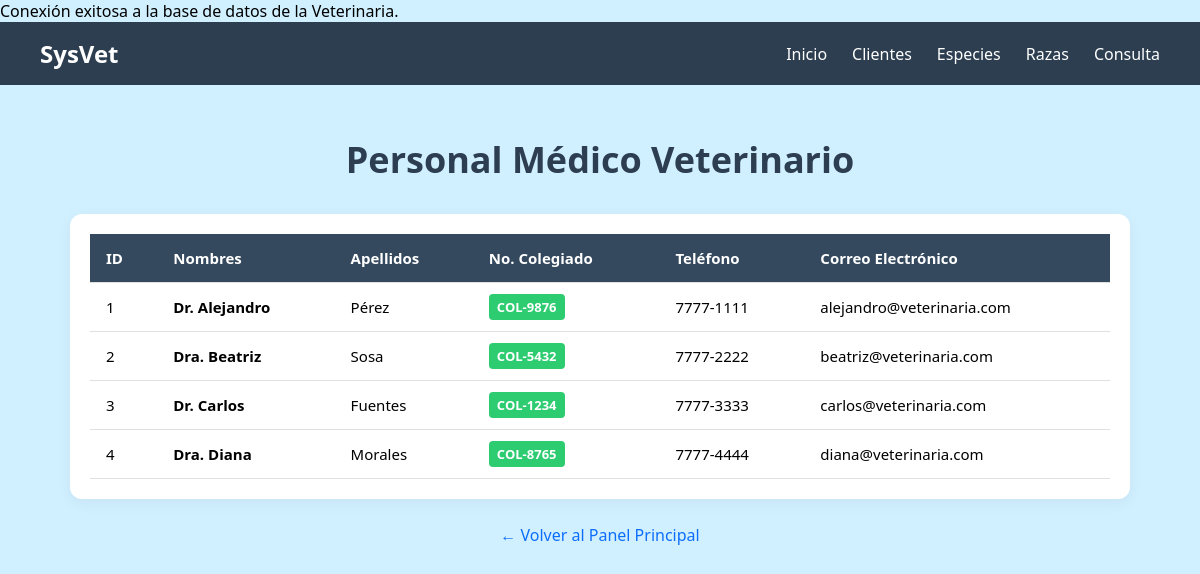
The app's page /veterinarios.php with its own data.
### tables this page shows
CREATE TABLE VETERINARIO (
    id_veterinario INT NOT NULL,
    nombres VARCHAR(100) NOT NULL,
    apellidos VARCHAR(100) NOT NULL,
    colegiado VARCHAR(20) NOT NULL,
    telefono VARCHAR(20),
    correo VARCHAR(100),
    CONSTRAINT PK_VETERINARIO PRIMARY KEY (id_veterinario)
);

### veterinarios.php (the view, shortened to what this page needs)
<?php
require_once 'conexion.php';
try {
    $sql = "SELECT id_veterinario, nombres, apellidos, colegiado, telefono, correo FROM VETERINARIO ORDER BY id_veterinario ASC";
    $stmt = $pdo->query($sql);
    $veterinarios = $stmt->fetchAll();
} catch (\PDOException $e) {
    die("Error al consultar veterinarios: " . $e->getMessage());
}
?>
<!DOCTYPE html>
<html lang="es">
<head>
</head>
<body>
    <nav class="navbar">
        <a href="index.php" class="navbar-brand">SysVet</a>
        <ul class="navbar-menu">
            <li><a href="index.php">Inicio</a></li>
            <li><a href="clientes.php">Clientes</a></li>
            <li><a href="especies.php">Especies</a></li>
            <li><a href="razas.php">Razas</a></li>
            <li><a href="consulta.php">Consulta</a></li>
        </ul>
    </nav>
    <div class="container">
        <h1 class="title">Personal Médico Veterinario</h1>
        <div class="table-container">
            <table>
                <thead>
                    <tr>
                        <th>ID</th>
                        <th>Nombres</th>
                        <th>Apellidos</th>
                        <th>No. Colegiado</th>
                        <th>Teléfono</th>
                        <th>Correo Electrónico</th>
                    </tr>
                </thead>
                <tbody>
                    <?php if (!empty($veterinarios)): ?>
                        <?php foreach ($veterinarios as $v): ?>
                            <tr>
                                <td><?php echo htmlspecialchars($v['id_veterinario']); ?></td>
                                <td><strong><?php echo htmlspecialchars($v['nombres']); ?></strong></td>
                                <td><?php echo htmlspecialchars($v['apellidos']); ?></td>
                                <td><span class="badge-colegiado"><?php echo htmlspecialchars($v['colegiado']); ?></span></td>
                                <td><?php echo htmlspecialchars($v['telefono'] ?? 'N/A'); ?></td>
                                <td><?php echo htmlspecialchars($v['correo'] ?? 'N/A'); ?></td>
                            </tr>
                        <?php endforeach; ?>
                    <?php else: ?>
                        <tr>
                            <td colspan="6" style="text-align: center;">No hay veterinarios registrados.</td>
                        </tr>
                    <?php endif; ?>
                </tbody>
            </table>
        </div>
        <a href="index.php" class="btn-regresar">← Volver al Panel Principal</a>
    </div>
</body>
</html>

### veterinarios.php (style rules this page uses)
* { box-sizing: border-box; margin: 0; padding: 0; }
body { background-color: #d1f0ff; font-family: 'Segoe UI', Tahoma, Geneva, Verdana, sans-serif; }
.navbar { background-color: #2c3e50; padding: 15px 40px; display: flex; justify-content: space-between; align-items: center; }
.navbar-brand { color: #ffffff; font-size: 24px; font-weight: bold; text-decoration: none; }
.navbar-menu { display: flex; list-style: none; gap: 25px; }
.navbar-menu a { color: #ffffff; text-decoration: none; font-size: 16px; }
.container { max-width: 1100px; margin: 50px auto; padding: 0 20px; text-align: center; }
.title { font-size: 36px; font-weight: bold; color: #2c3e50; margin-bottom: 30px; }
.table-container { background: #ffffff; border-radius: 12px; padding: 20px; box-shadow: 0 4px 15px rgba(0, 0, 0, 0.05); overflow-x: auto; }
table { width: 100%; border-collapse: collapse; text-align: left; }
th, td { padding: 14px 16px; border-bottom: 1px solid #e0e0e0; font-size: 15px; }
th { background-color: #34495e; color: #ffffff; font-weight: 600; }
.badge-colegiado { background-color: #2ecc71; color: white; padding: 4px 8px; border-radius: 4px; font-size: 13px; font-weight: bold; }
.btn-regresar { display: inline-block; margin-top: 25px; color: #0d6efd; text-decoration: none; font-weight: 500; }

### records on screen
veterinario: id_veterinario "1", nombres "Dr. Alejandro", apellidos "Pérez", colegiado "COL-9876", telefono "7777-1111", correo "alejandro@veterinaria.com"
veterinario: id_veterinario "2", nombres "Dra. Beatriz", apellidos "Sosa", colegiado "COL-5432", telefono "7777-2222", correo "beatriz@veterinaria.com"
veterinario: id_veterinario "3", nombres "Dr. Carlos", apellidos "Fuentes", colegiado "COL-1234", telefono "7777-3333", correo "carlos@veterinaria.com"
veterinario: id_veterinario "4", nombres "Dra. Diana", apellidos "Morales", colegiado "COL-8765", telefono "7777-4444", correo "diana@veterinaria.com"
